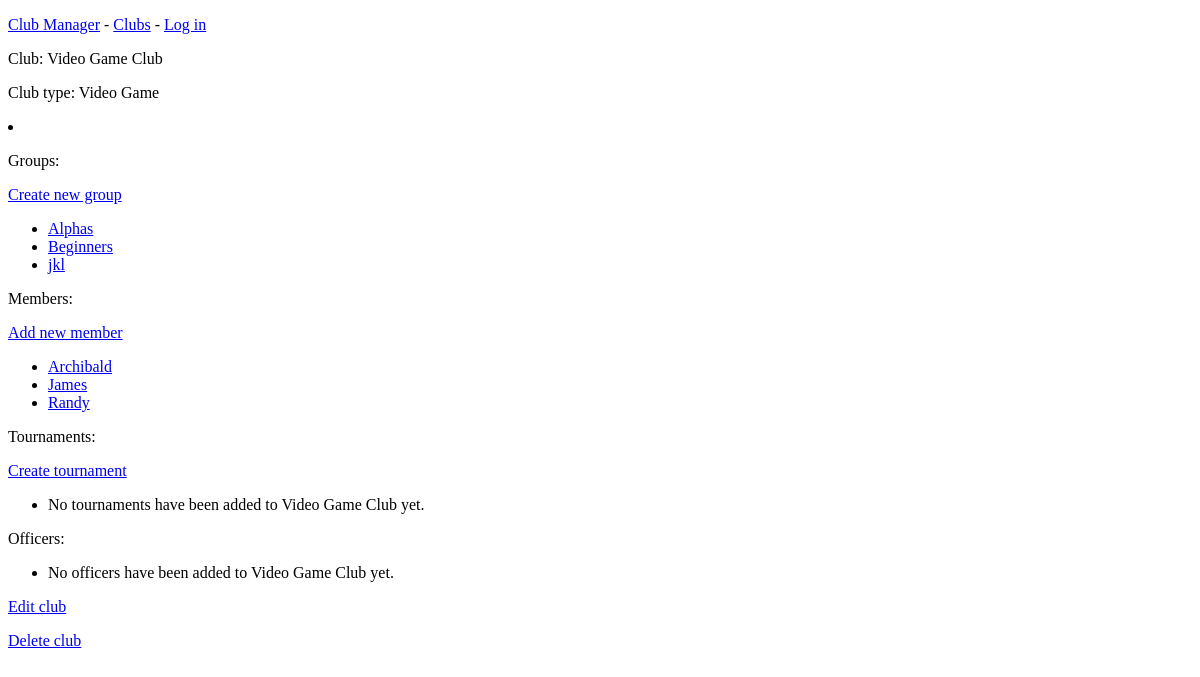
The page /club_manager/clubs/2/ on the database as committed earlier.
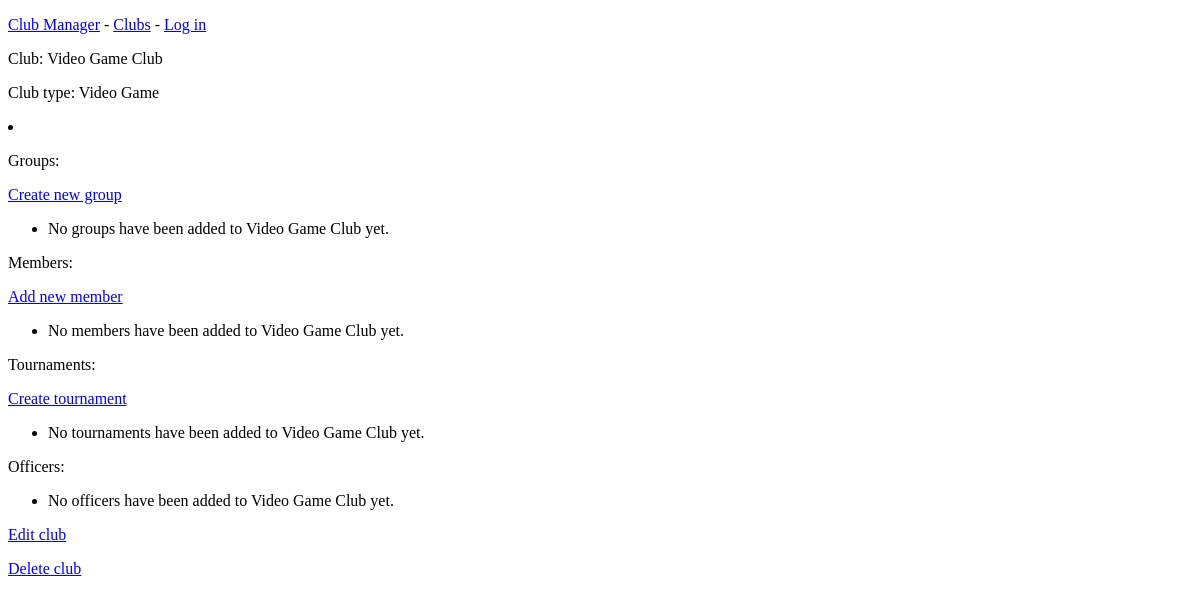
The same page on the database as committed later.
### club_manager/models.py (models this page shows)
class Club(models.Model):
    club_name = models.CharField(max_length=100)
    club_type = models.CharField(max_length=50, default="Chess")
    def __str__(self):
        return self.club_name

class Group(models.Model):
    club = models.ForeignKey(Club, on_delete=models.CASCADE)
    group_name = models.CharField(max_length=100)
    def __str__(self):
        return f"{self.group_name}"

class Member(models.Model):
    club = models.ForeignKey(Club, on_delete=models.CASCADE)
    name = models.CharField(max_length=100)
    birthdate = models.DateField('birth date')
    email = models.CharField(max_length=100)
    phone = models.IntegerField()
    def __str__(self):
        return self.name

### club_manager/views.py (the view)
# urls.py: path('clubs/<int:club_id>/', views.club, name="club"),
def club(request, club_id):
    club = Club.objects.get(id=club_id)
    groups = club.group_set.order_by('group_name')
    members = club.member_set.order_by('name')
    officers = club.officer_set.order_by('role')
    tournaments = club.tournament_set.order_by('t_date')
    context = {
        'club': club, 'groups': groups, 'members': members,
        'officers': officers, 'tournaments': tournaments
               }
    return render(request, 'club_manager/club.html', context)

### club_manager/templates/club_manager/club.html (shortened to what this page needs)
{% extends "club_manager/base.html" %}
    {% block content %}
        <p>Club: {{ club }}</p>
        <p>Club type: {{ club.club_type }}</p>
        <li>
            <p>Groups:</p>
            <p>
                <a href="{% url 'club_manager:new_group' club.id %}">Create new group</a>
            </p>
                <ul>
                  {% for group in groups %}
                  <li>
                      <a href="{% url 'club_manager:group' group.id %}">{{ group }}</a>
                  </li>
                    {% empty %}
                      <li>No groups have been added to {{ club }} yet.</li>
                  {% endfor %}
                </ul>
            <p>Members:</p>
            <p>
                <a href="{% url 'club_manager:new_member' club.id %}">Add new member</a>
            </p>
                <ul>
                  {% for member in members %}
                  <li>
                      <a href="{% url 'club_manager:member' member.id %}">{{ member }}</a>
                  </li>
                    {% empty %}
                      <li>No members have been added to {{ club }} yet.</li>
                  {% endfor %}
                </ul>
            <p>Tournaments:</p>
            <p>
                <a href="{% url 'club_manager:add_tournament' club.id %}">Create tournament</a>
            </p>
                <ul>
                  {% for tournament in tournaments %}
                  <li>
                      <a href="{% url 'club_manager:tournament' tournament.id %}">{{ tournament }}</a>
                  </li>
                    {% empty %}
                      <li>No tournaments have been added to {{ club }} yet.</li>
                  {% endfor %}
                </ul>
            <p>Officers:</p>
                <ul>
                  {% for officer in officers %}
                  <li>
                    {{ officer }}
                    <p>
                      <a href="{% url 'club_manager:delete_officer' officer.pk %}">Delete officer</a>
                    </p>
                  </li>
                    {% empty %}
                      <li>No officers have been added to {{ club }} yet.</li>
                  {% endfor %}
                </ul>
            <p>
                <a href="{% url 'club_manager:edit_club' club.id %}">Edit club</a>
            </p>
            <p>
                <a href="{% url 'club_manager:delete_club' club.pk %}">Delete club</a>
            </p>
        </li>
    {% endblock content %}

### club_manager/templates/club_manager/base.html (shortened to what this page needs)
<!DOCTYPE html>
<html lang="en">
<head>
</head>
<body>
    <p>
    <a href="{% url 'club_manager:index' %}">Club Manager</a> -
    <a href="{% url 'club_manager:clubs' %}">Clubs</a> -
        {% if user.is_authenticated %}
            Hello, {{ user.username }}.
            <a href="{% url 'users:logout' %}">Log out</a>
        {% else %}
            <a href="{% url 'users:login' %}">Log in</a>
        {% endif %}
    </p>
    {% block content %}{% endblock content %}
</body>
</html>

Rows that differ between the two databases and show on the page:
removed Group: group_name "Alphas"
removed Group: group_name "Beginners"
removed Group: group_name "jkl"
removed Member: name "Archibald"
removed Member: name "James"
removed Member: name "Randy"
shown differently, row unchanged: Club "Video Game Club": club_name (not shown) → "Video Game Club"
Other text that changed with them:
text now shown: "No groups have been added to yet. No members have been added to yet."
